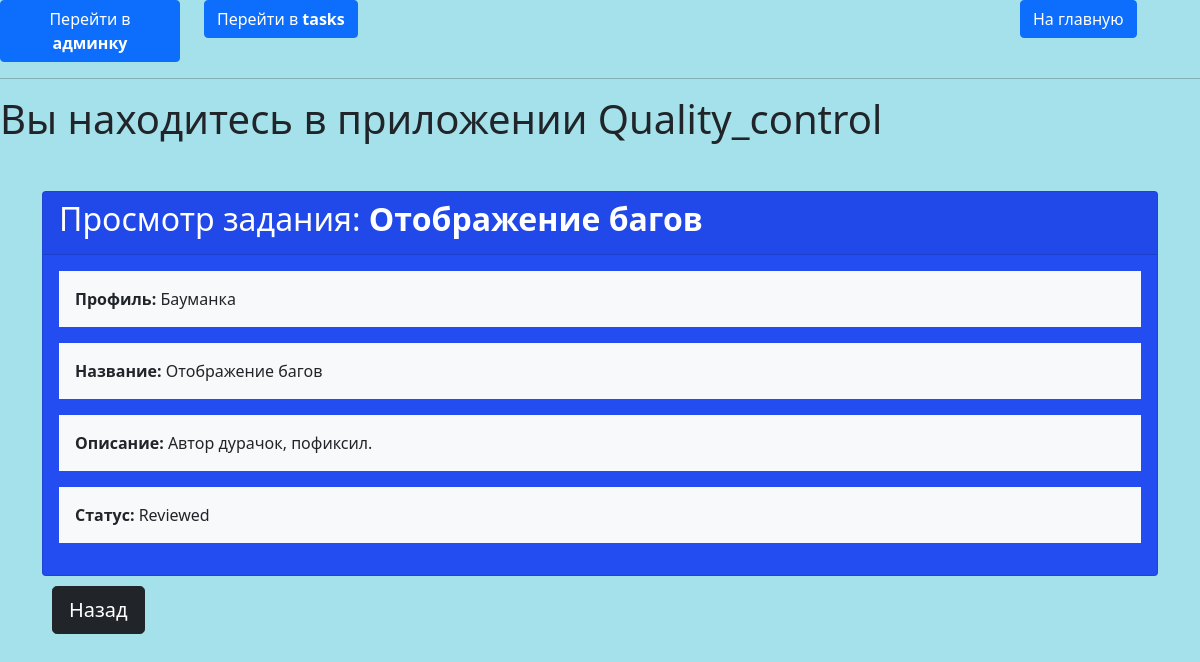
Screenshot of /control/features/feature/1/ with the database file from the repository.
### quality_control/models.py (models this page shows, shortened)
class BaseReport(models.Model):
    title = models.CharField(max_length=100)
    description = models.TextField(null=True, blank=True)
    profile = models.ForeignKey(Profile, on_delete=models.CASCADE)
    task = models.ForeignKey(Task, on_delete=models.CASCADE)
    priority = models.PositiveIntegerField(choices=[(i, i) for i in range(6)], default=0)
    created_at = models.DateTimeField(auto_now_add=True)
    updated_at = models.DateTimeField(auto_now=True)
    class Meta:
        abstract = True

class FeatureReport(BaseReport):
    STATUS_CHOICES = [('Reviewed', 'Рассмотрено'), ('Accepted', 'Принято'), ('Rejected', 'Отклонено')]
    status = models.CharField(max_length=20, choices=STATUS_CHOICES, default='Reviewed')
    class Meta:
        verbose_name = 'Фича-репорт'
        verbose_name_plural = 'Фича-репорты'

### tasks/models.py (models this page shows)
class Profile(models.Model):
    title = models.CharField(max_length=100)
    phone = models.CharField(max_length=20)
    email = models.EmailField(null=True, blank=True)
    address = models.TextField(null=True, blank=True)
    class Meta:
        verbose_name = 'Профиль компании'
        verbose_name_plural = 'Профили компаний'
    def __str__(self):
        return self.title

### quality_control/views.py (the view)
# urls.py: path('features/feature/<slug:feature_pk>/', control.feature_detail, name='feature-detail'),
def feature_detail(request, feature_pk):
    feature = get_object_or_404(FeatureReport, pk=feature_pk)
    context = {
        'title': 'Feature page',
        'message': 'Вы находитесь на страницами с конкретной фичей',
        'feature': feature,
    }
    return render(request, 'quality_control/feature-read.html', context)

### quality_control/templates/quality_control/feature-read.html (shortened to what this page needs)
{% extends "quality_control/base.html" %}
{% block content %}
<div class="container">
    <div class="card mt-5" style="background-color: rgb(35, 76, 241)">
        <div class="card-header">
            <h2 style="color:rgb(255, 255, 255)">Просмотр задания: <strong>{{ feature.title }}</strong></h2>
        </div>
        <div class="card-body">
            <div class="row">
                <div class="col-md-12">
                    <div class="bg-light p-3 mb-3" onmouseover="highlight(this)" onmouseout="removeHighlight(this)">
                        <strong>Профиль:</strong> {{ feature.profile }}
                    </div>
                </div>
                <div class="col-md-12">
                    <div class="bg-light p-3 mb-3" onmouseover="highlight(this)" onmouseout="removeHighlight(this)">
                        <strong>Название:</strong> {{ feature.title }}
                    </div>
                </div>
                <div class="col-md-12">
                    <div class="bg-light p-3 mb-3" onmouseover="highlight(this)" onmouseout="removeHighlight(this)">
                        <strong>Описание:</strong> {{ feature.description }}
                    </div>
                </div>
                <div class="col-md-12">
                    <div class="bg-light p-3 mb-3" onmouseover="highlight(this)" onmouseout="removeHighlight(this)">
                        <strong>Статус:</strong> {{ feature.status }}
                    </div>
                </div>
            </div>
        </div>
    </div>
    <a class="btn btn-dark btn-lg" href="{% url 'features-read' %}">Назад</a>
</div>
{% endblock %}

### quality_control/static/quality_control/css/styles.css (style rules this page uses)
a[class="btn btn-dark btn-lg"] { margin: 10px; }

### rows the page displays
FeatureReport: title "Отображение багов", profile "Бауманка", description "Автор дурачок, пофиксил.", status "Reviewed"
